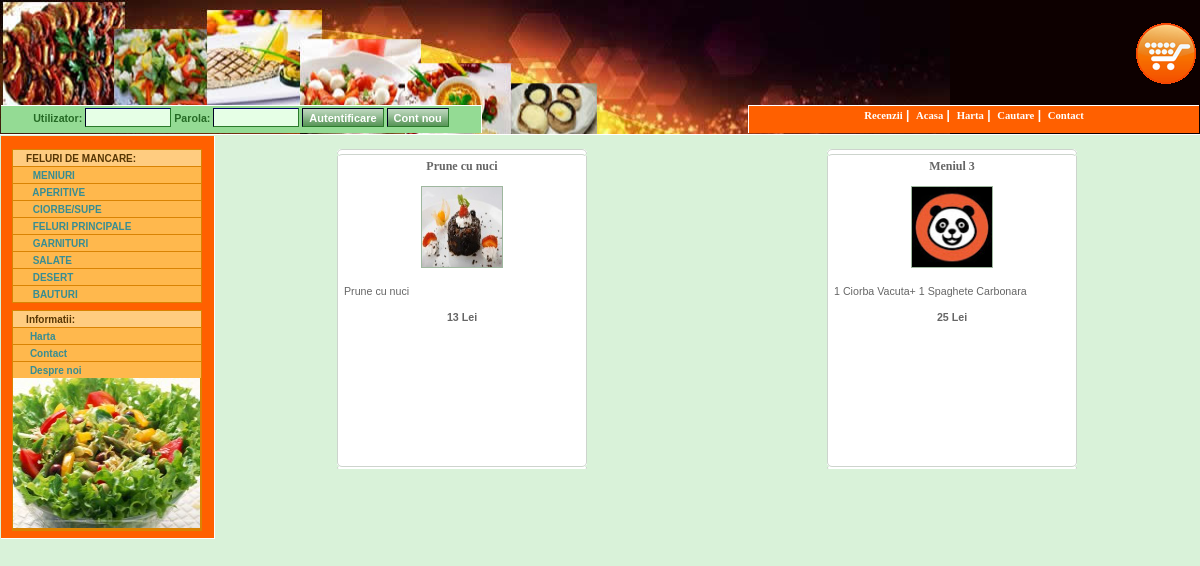
The page / on the database its author committed.
### tables this page shows
CREATE TABLE `tcategorii` (
  `fIdCategorie` int(11) UNSIGNED NOT NULL,
  `fNumeCategorie` varchar(50) NOT NULL DEFAULT ''
);

CREATE TABLE `tproduse` (
  `fIdProdus` int(11) UNSIGNED NOT NULL,
  `fIdSubcategorie` int(11) UNSIGNED NOT NULL DEFAULT '0',
  `fNumeProdus` varchar(255) NOT NULL DEFAULT '',
  `fCodProdus` varchar(50) DEFAULT NULL,
  `fImagine` varchar(100) DEFAULT NULL,
  `fDescriere` varchar(255) DEFAULT NULL,
  `fPret` varchar(50) NOT NULL DEFAULT '0'
);

### include/functions.inc.php (the view, shortened to what this page needs)
<?php
function fInsertCSS() {
	echo "<link type=\"text/css\" rel=\"stylesheet\" href=\"./css/style.css\" />\n";
}
function fInsertDocType() {
	echo "<!DOCTYPE html PUBLIC \"-//W3C//DTD XHTML 1.0 Strict//EN\"     \"http://www.w3.org/TR/xhtml1/DTD/xhtml1-strict.dtd\">\n";
	echo "<html xmlns=\"http://www.w3.org/1999/xhtml\" xml:lang=\"en\" lang=\"en\">\n";
}
function fInsertLoginArea() {
	echo "<div id=\"loginarea\">\n";
	$intIdUtilizator =isset($_SESSION['intIdUtilizator']) ? $_SESSION['intIdUtilizator'] : '';
	if ($intIdUtilizator  > 0) {
		echo "Bine ai venit " . $_SESSION['strNumeUtilizator'] . " &nbsp; <a class=\"TopMyAccountLink\" href=\"contul_meu.php\">:: Contul meu</a> &nbsp; | &nbsp; <a class=\"LogoutLink\" href=\"execute.php?action=logout\">:: Iesire</a>\n";
	} else {
		echo "<form action=\"execute.php?action=login\" method=\"post\" style=\"display: inline;\" onsubmit=\"return fValidateLogin();\">\n";
		echo "<fieldset style=\"padding: 0px; border: 0px;\">\n";
		echo "<label class=\"loginlabel\" for=\"txtNumeUtilizator\">Utilizator:</label>\n";
		echo "<input class=\"logininput\" type=\"text\" name=\"txtNumeUtilizator\" id=\"txtNumeUtilizator\" maxlength=\"32\" />\n";
		echo "<label class=\"loginlabel\" for=\"txtParola\">Parola:</label>\n";
		echo "<input class=\"logininput\" type=\"password\" name=\"txtParola\" id=\"txtParola\" maxlength=\"32\" />\n";
		echo "<input type=\"submit\" alt=\"Autentificare\" class=\"loginbutton\" name=\"cmdLogin\" id=\"cmdLogin\" value=\"Autentificare\" />\n";
		echo "<input type=\"button\" alt=\"Cont nou\" class=\"loginbutton\" onclick=\"location.href='inregistrare.php'\" name=\"cmdRegister\" id=\"cmdRegister\" value=\"Cont nou\" />\n";
		echo "</fieldset>\n";
		echo "</form>\n";
	}
	echo "</div>\n";
}
function fInsertTopMenu() {
	echo "<span id=\"topmenu\">\n";
echo "<a href=\"recenzii.php\">Recenzii</a>&nbsp;|&nbsp;\n";
	echo "<a href=\"index.php\">Acasa</a>&nbsp;|&nbsp;\n";
	echo "<a href=\"harta_site1.php\">Harta</a>&nbsp;|&nbsp;\n";
	echo "<a href=\"harta_site.php\">Cautare</a>&nbsp;|&nbsp;\n";
	echo "<a href=\"contact.php\">Contact</a>\n";
	echo "</span>\n";
}
function fInsertCategLeftMenu() {
	echo "<tr>\n";
	echo "<td style=\"text-align: center;\" valign=\"top\">\n";
	echo "<div id=\"divcategmenu\">\n";
	echo "<div class=\"item\">\n";
	echo "<div class=\"leftmenu\">\n";
	echo "<h1> &nbsp;  &nbsp; FELURI DE MANCARE:</h1>\n";
	$strSQL = "SELECT * FROM tcategorii ORDER BY fIdCategorie";
	$result = mysql_query($strSQL);
	if (mysql_num_rows($result) > 0) {
		while ($row = mysql_fetch_array($result)) {
			echo "<a href=\"categorii.php?intIdCategorie=" . $row['fIdCategorie'] . "\"> &nbsp;  &nbsp;  &nbsp; " . $row['fNumeCategorie'] . "</a>\n";
		}
	} else {
		echo "<div style=\"padding: 10px; text-align: center;\">Nici un tip de produse.</div>\n";
	}
	echo "</div>\n";
	echo "</div>\n";
	echo "</div>\n";
	echo "</td>\n";
	echo "</tr>\n";
}
function fInsertInfoLeftMenu() {
	echo "<tr>\n";
	echo "<td style=\"text-align: center;\">\n";
	echo "<div id=\"divinfomenu\">\n";
	echo "<div class=\"item\">\n";
	echo "<div class=\"leftmenu\">\n";
	echo "<h1> &nbsp;  &nbsp; Informatii:</h1>\n";
	echo "<a href=\"harta_site1.php\">&nbsp;  &nbsp;  &nbsp;Harta</a>\n";
	echo "<a href=\"contact.php\">&nbsp;  &nbsp;  &nbsp;Contact</a>\n";
	echo "<a href=\"garantie.php\"> &nbsp;  &nbsp;  &nbsp;Despre noi</a>\n";
	echo "<img src=\"pr.jpg\" width=\"187\" height=\"150\" border=\"0\">";
	echo "</div>\n";
	echo "</div>\n";
	echo "</div>\n";
	echo "</td>\n";
	echo "</tr>\n";
}
function fInsertProdLeft($intIdProdus) {
	$strSQL = "SELECT tproduse.* FROM tproduse WHERE fIdProdus=$intIdProdus";
	$result = mysql_query($strSQL);
	$row = mysql_fetch_array($result);
	$strName = $row['fNumeProdus'];
	$strImage = $row['fImagine'];
	$strSpecs = $row['fDescriere'];
	$strPrice = $row['fPret'];
	echo "<td style=\"width: 50%; text-align: center; vertical-align: top;\">\n";
	echo "<table class=\"prodsumtable\">\n";
	echo "<tr><td class=\"prodsumtop\"></td></tr>\n";
	echo "<tr><td class=\"prodsummain\">\n";
	echo "<span style=\"font-weight: bold;\" class=\"ProdNameLink\">$strName</a></span><br /><br />\n";
	echo "<img alt=\"$strName\" src=\"./images/produse/$strImage\" style=\"width: 80px; height: 80px; border: 1px #9EB79E solid;\" /><br />\n";
	echo "<p style=\"text-align: left; padding: 4px;\">\n";
	echo nl2br($strSpecs);
	echo "</p>\n";
	echo "<span style=\"font-weight: bold;\">$strPrice Lei</span><br /><br />\n";
	echo "</td></tr>\n";
	echo "<tr><td class=\"prodsumbottom\"></td></tr>\n";
	echo "</table>\n";
	echo "</td>\n";
}
function fInsertProdRight($intIdProdus) {
	$strSQL = "SELECT tproduse.* FROM tproduse WHERE fIdProdus=$intIdProdus";
	$result = mysql_query($strSQL);
	$row = mysql_fetch_array($result);
	$strName = $row['fNumeProdus'];
	$strImage = $row['fImagine'];
	$strSpecs = $row['fDescriere'];
	$strPrice = $row['fPret'];
	echo "<td style=\"width: 50%; text-align: center; vertical-align: top;\">\n";
	echo "<table class=\"prodsumtable\">\n";
	echo "<tr><td class=\"prodsumtop\"></td></tr>\n";
	echo "<tr><td class=\"prodsummain\">\n";
	echo "<span style=\"font-weight: bold;\" class=\"ProdNameLink\">$strName</a></span><br /><br />\n";
	echo "<img alt=\"$strName\" src=\"./images/produse/$strImage\" style=\"width: 80px; height: 80px; border: 1px #9EB79E solid;\" /><br />\n";
	echo "<p style=\"text-align: left; padding: 4px;\">\n";
	echo nl2br($strSpecs);
	echo "</p>\n";
	echo "<span style=\"font-weight: bold;\">$strPrice Lei</span><br /><br />\n";
	echo "</td></tr>\n";
	echo "<tr><td class=\"prodsumbottom\"></td></tr>\n";
	echo "</table>\n";
	echo "</td>\n";
}
function fInsertCartLink() {
	echo "<table id=\"cart\"><tr><td>\n";
	echo "<a href=\"rezervare.php\"><img alt=\"Cosul de cumparaturi\" src=\"./images/cart.gif\" /></a>\n";
	echo "</td></tr></table>\n";
}
?>

### index.php (shortened to what this page needs)
<?php
	include_once("./include/functions.inc.php");
?>
<?php fInsertDocType(); ?>
<head>
<?php fInsertCSS(); ?>
</head>
<body>
	<table class="maintable">
		<tr style="height: 132px;">
			<td id="header">
			<?php fInsertCartLink(); ?>
			<?php fInsertLoginArea(); ?>
			<?php fInsertTopMenu(); ?>
			</td>
		</tr>
		<tr>
			<td>
				<table class="contenttable">
					<tr>
						<td class="leftcolcontainer">
							<table class="leftcoltable">
								<tr style="height: 5px;"><td></td></tr>
								<?php fInsertCategLeftMenu(); ?>
								<tr style="height: 5px;"><td></td></tr>
								<?php fInsertInfoLeftMenu(); ?>
								<tr style="height: 5px;"><td></td></tr>
							</table>
						</td>
						<td id="maincontent">
						<table style="width: 100%;">
						<tr>
						<?php
							$strSQL = "SELECT tproduse.fIdProdus, RAND() as rnd_id FROM tproduse  ORDER BY rnd_id LIMIT 2";
							$result = mysql_query($strSQL);
							$intIndex = 0;
							while ($row = mysql_fetch_array($result)) {
								$intIndex++;
								$aMainIDs[$intIndex] = $row['fIdProdus'];
							}
						?>
						<?php fInsertProdLeft($aMainIDs[1]); ?>
						<?php fInsertProdRight($aMainIDs[2]); ?>
						</tr>
						</table>
						</td>
					</tr>
					</table>
			</td></tr>
	</table>
</body>
</html>

### css/style.css (style rules this page uses)
body { background: #D9F2D9; text-align: center; font-family: Verdana, Arial, Helvetica, sans-serif; color: #666666; margin:0px; font-size: 10pt; }
img { border: 0px none; }
#topmenu { padding-top: 2px; text-align: center; font-weight: bold; color: #FFFFFF; width: 450px; height: 25px; background-color: #FF6000; border-top: 1px #FFFFFF solid; border-left: 1px #FFFFFF solid; float: right; vertical-align: bottom; font-size: 9pt; }
#topmenu a:link, #topmenu a:visited { font-family: Verdana, Tahoma; color: #FFFFFF; font-weight: bold; font-size: 8pt; text-decoration: none; }
#header { width:100%; height:132px; background: #0D0000; text-align: left; background-image: url(../images/header11.jpg); background-repeat: no-repeat; text-align: right; vertical-align: bottom; border-bottom: 1px solid #FFFFFF; }
#divcategmenu { text-align: justify; margin: 0 10px 0 0; padding: 0; color: #573604; font-weight: bold; font-size: 7.5pt; width: 190px; background: none; font-family: Verdana, Geneva, Arial, Helvetica, sans-serif; }
#divcategmenu .item { margin: 0px; padding: 0px; background: #E4E4E4; }
#divcategmenu .leftmenu { margin: 0px; padding: 0px; border: 1px solid #D98303; background: #D98303; }
#divcategmenu h1 { margin: 0; padding: 3px 1px 2px 2px; font-size: 10px; background-color: #FFCC80 }
#divcategmenu a:link, #divcategmenu a:visited { margin-top: 1px; padding: 3px 3px 2px 3px; display: block; text-decoration: none; color: #378D93; background: #FFB84D; }
#divinfomenu { text-align: justify; margin: 0 10px 0 0; padding: 0; color: #573604; font-weight: bold; font-size: 7.5pt; width: 190px; background: none; font-family: Verdana, Geneva, Arial, Helvetica, sans-serif; }
#divinfomenu .item { margin: 0px; padding: 0px; background: #E4E4E4; }
#divinfomenu .leftmenu { margin: 0px; padding: 0px; border: 1px solid #D98303; background: #D98303; }
#divinfomenu h1 { margin: 0; padding: 3px 1px 2px 2px; font-size: 10px; background-color: #FFCC80 }
#divinfomenu a:link, #divinfomenu a:visited { margin-top: 1px; padding: 3px 3px 2px 3px; display: block; text-decoration: none; color: #378D93; background: #FFB84D; }
#maincontent { background: #D9F2D9; vertical-align: top; padding-top: 10px; }
.prodsumtable { width: 250px; border: 0px; padding: 0px; border-spacing: 0px; border-collapse: collapse; margin-left: auto; margin-right: auto; }
.prodsumtop { width: 250px; height: 5px; background-image: url(../images/chenar_sus.gif); }
.prodsummain { width: 250px; height: 300px; background-image: url(../images/chenar_bg.gif); padding: 3px; font-size: 8pt; vertical-align: top; text-align: center; }
.prodsumbottom { width: 250px; height: 5px; background-image: url(../images/chenar_jos.gif); }
.maintable { width: 100%; border: 0px; padding: 0px; border-spacing: 0px; border-collapse: collapse; }
.leftcoltable { width: 100%; height: 100%; padding-top: 0px; border-spacing: 0px; border-collapse: collapse; }
.leftcolcontainer { text-align: center; width: 130px; border-right: 1px solid #FFFFFF; border-bottom: 1px solid #FFFFFF; background: #FF6000; padding-left: 10px; padding-top: 7px; vertical-align: top; }
.contenttable { width: 100%; padding: 0px; border-spacing: 0px; border-collapse: collapse; }
#cart { width: 100px; height: 100px; margin-left: auto; }
#loginarea { padding-top: 2px; text-align: center; font-weight: bold; color: #FFFFFF; width: 480px; height: 25px; background-color: #94DB94; border-top: 1px #FFFFFF solid; border-right: 1px #FFFFFF solid; float: left; vertical-align: bottom; font-size: 8pt; }
.loginbutton { background: url(../images/bglogin.gif); border-right: #2A7A2A 1px solid; border-bottom: #2A7A2A 1px solid; border-top: #000022 1px solid; border-left: #000022 1px solid; font-size: 11px; color: #FFFFFF; font-family: tahoma,sans-serif; font-weight: bold; height: 19px; text-decoration: none; }
.logininput { padding-left: 2px; background-color: #E6FFE6; border-right: #2A7A2A 1px solid; border-bottom: #2A7A2A 1px solid; border-top: #000066 1px solid; border-left: #000022 1px solid; font-size: 8pt; color: #144E14; font-family: tahoma, verdana, sans-serif; font-weight: bold; height: 15px; text-decoration: none; width: 80px; }
.loginlabel { color: #256A25; font-size: 8pt; }
.ProdNameLink { font-family: Verdana, Tahoma; color: #666666; font-weight: bold; font-size: 9pt; text-decoration: none; }

### rows shown on the page
tcategorii: fNumeCategorie "MENIURI"
tcategorii: fNumeCategorie "APERITIVE"
tcategorii: fNumeCategorie "CIORBE/SUPE"
tcategorii: fNumeCategorie "FELURI PRINCIPALE"
tcategorii: fNumeCategorie "GARNITURI"
tcategorii: fNumeCategorie "SALATE"
tcategorii: fNumeCategorie "DESERT"
tcategorii: fNumeCategorie "BAUTURI"
tproduse: fNumeProdus "Prune cu nuci", fImagine (picture), fDescriere "Prune cu nuci", fPret "13"
tproduse: fNumeProdus "Meniul 3", fImagine (picture), fDescriere "1 Ciorba Vacuta+ 1 Spaghete Carbonara", fPret "25"
